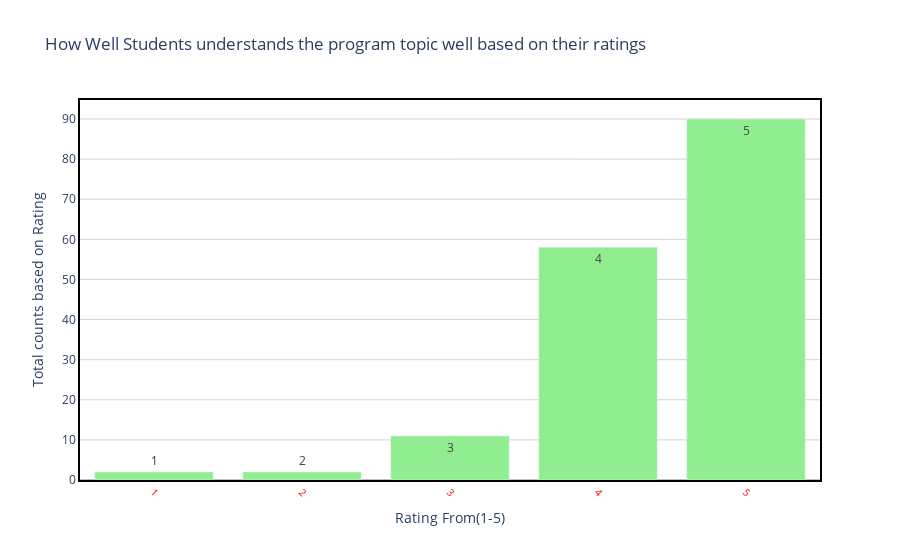

The notebook cell saved with this chart:
### Code cell
#here is the trace bar for understand the program topics
draw_trace_bar(UderstandingTopic,'UderstandingTopic(0-5)','counts','How Well Students understands the program topic well based on their ratings', 'Rating From(1-5)','Total counts based on Rating',"lightgreen")

### Figure 1 — Plotly figure (JSON) as saved in the notebook; plotly's stock layout.template omitted (floating-point values rounded to 4 significant figures)
{"data": [{"marker": {"color": "lightgreen"}, "text": [1, 2, 3, 4, 5], "type": "bar", "x": [1, 2, 3, 4, 5], "y": [2, 2, 11, 58, 90]}], "layout": {"hovermode": "closest", "paper_bgcolor": "rgba(0, 0, 0, 0)", "plot_bgcolor": "rgba(0, 0, 0, 0)", "title": {"text": "How Well Students understands the program topic well based on their ratings"}, "xaxis": {"linecolor": "black", "linewidth": 2, "mirror": true, "showline": true, "showticklabels": true, "tickangle": 45, "tickfont": {"color": "red", "size": 10}, "title": {"text": "Rating From(1-5)"}, "zeroline": true, "zerolinecolor": "grey", "zerolinewidth": 1}, "yaxis": {"gridcolor": "lightgrey", "linecolor": "black", "linewidth": 2, "mirror": true, "showline": true, "title": {"text": "Total counts based on Rating"}, "zeroline": true, "zerolinecolor": "grey", "zerolinewidth": 1}}}
